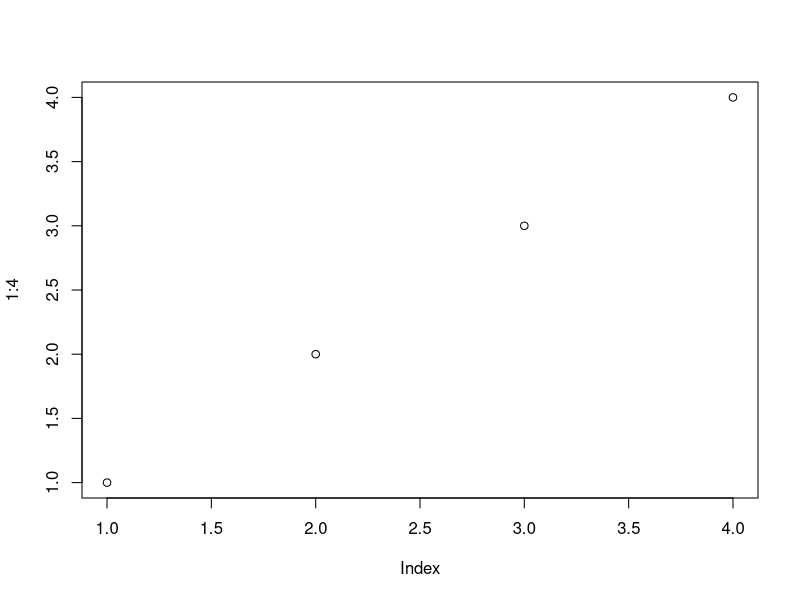

Here is the R script that generated this plot:
print("Hello, World!")

print(2)
print(4)
print(6)
print(11)

print(5 + 5)

plot(1:4)

# This is a comment
# R does not have a syntax for multi-line comments, so
# for we can just insert a # to create multi-line comments

# When outputting code in R, the "print()" function doesn't have to be used
# However, for VS code, it is required to use "print()" to see the output in the console
# When outputting the result inside an R expression (inside curly braces), the print() function must be used